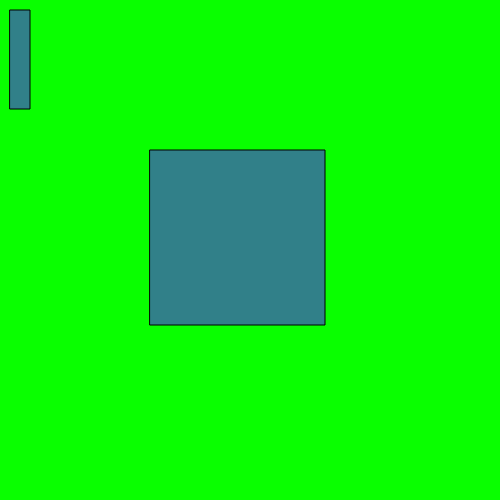
Frame 1 (no input)
Frame 60 (no input): identical to frame 1, image omitted
Frame 120 (the mouse pressed at the canvas centre since frame 60): identical to frame 1, image omitted

The p5.js sketch that drew this single still picture (run headless with seeded random() and noise() and a simulated clock; from frame 60 on, the mouse is pressed at the canvas centre):

// p5.js sketch
// ── sketch.js
function setup()
{
  //create a drawing service 700px wide, 500px tall
  createCanvas(500,500);

}

function draw()
{
  //create a background using RGB values
  background(9,255,0)

  // change the paint brush to a specific color according to RGB values
  fill(49,128,137);


  // create a rectangle at x,y coordinates 10,10 with length x height at 100 x 50
  rect(10,10,20,99);
  rect(150,150,175,175);







}
